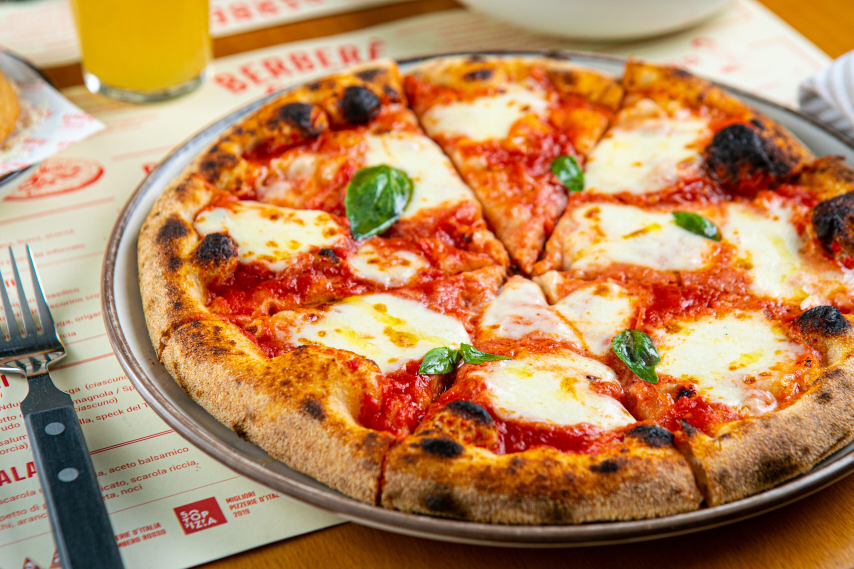
#> input picture matplotlib/Pizza.jpg, 2560 x 1707 px (shown at 1/3 size)
$ jupyter execute pyplot.ipynb
#> lines starting #> are read from the running program, lines starting #| are printed output that depends on the picture
[cell 1]
from matplotlib import pyplot as plt
import matplotlib.image as img
import numpy as np
import cv2

Here’s a list of the basic things you can do with **Matplotlib** in Python:

### 1. **Basic Plotting**
   - **Line Plot**: `plt.plot()`
   - **Scatter Plot**: `plt.scatter()`
   - **Bar Plot**: `plt.bar()`
   - **Horizontal Bar Plot**: `plt.barh()`
   - **Histogram**: `plt.hist()`
   - **Pie Chart**: `plt.pie()`

### 2. **Customizing Plots**
   - **Setting Titles**: `plt.title()`
   - **X and Y Axis Labels**: `plt.xlabel()`, `plt.ylabel()`
   - **Gridlines**: `plt.grid()`
   - **Legends**: `plt.legend()`
   - **Axis Limits**: `plt.xlim()`, `plt.ylim()`

### 3. **Formatting the Plot**
   - **Line Styles**: Change line types, e.g., `plt.plot(x, y, linestyle='--')` for dashed lines
   - **Marker Styles**: Use markers like circles, squares, e.g., `plt.plot(x, y, marker='o')`
   - **Colors**: Customize line and marker colors, e.g., `plt.plot(x, y, color='red')`
   - **Line Width**: Adjust line thickness, e.g., `plt.plot(x, y, linewidth=2)`
   - **Figure Size**: Set custom size, e.g., `plt.figure(figsize=(10, 5))`

### 4. **Subplots**
   - **Creating Multiple Subplots**: `plt.subplot(rows, cols, index)`
   - **Subplots with Grid**: `plt.subplots()` to create a grid of plots
   - **Adjusting Layout**: `plt.tight_layout()` to adjust subplot spacing

### 5. **Working with Data**
   - **Plotting Lists or Arrays**: Use lists or NumPy arrays for data in `plt.plot()`
   - **Handling Pandas DataFrames**: Directly plot Pandas DataFrame columns, e.g., `df.plot()`
   - **Error Bars**: Add error bars using `plt.errorbar()`

### 6. **Displaying and Saving Plots**
   - **Displaying Plot**: `plt.show()`
   - **Saving Plot as Image**: `plt.savefig('filename.png')`

### 7. **Advanced Plot Types**
   - **Stacked Bar Plot**: `plt.bar()` with stacked data
   - **Box Plot**: `plt.boxplot()`
   - **Violin Plot**: `plt.violinplot()`
   - **Heatmap**: `plt.imshow()` for displaying heatmaps
   - **Contour Plot**: `plt.contour()`, `plt.contourf()` for filled contour plots

### 8. **Customizing Axes**
   - **Logarithmic Scale**: `plt.xscale('log')`, `plt.yscale('log')`
   - **Ticks**: Custom tick marks with `plt.xticks()`, `plt.yticks()`
   - **Twin Axes**: `plt.twinx()` for two Y axes in the same plot

### 9. **3D Plotting (with `mpl_toolkits.mplot3d`)**
   - **3D Line Plot**: `ax.plot()`
   - **3D Scatter Plot**: `ax.scatter()`
   - **3D Surface Plot**: `ax.plot_surface()`

### 10. **Annotations and Text**
   - **Annotating Points**: `plt.annotate()`
   - **Adding Text**: `plt.text()` to add text at specific coordinates

### 11. **Working with Time Series Data**
   - **Plotting Time Series**: Matplotlib can plot datetime objects using `plt.plot_date()`

### 12. **Interactive Plots**
   - **Interactive Mode**: `plt.ion()` to make plots interactive
   - **Zoom and Pan**: Allows for zooming and panning in interactive mode

### 13. **Plotting Math Functions**
   - **LaTeX-style Text**: Use `r'$...$'` to render LaTeX-like mathematical expressions
   - **Plotting Functions**: Directly plot functions using `plt.plot()`

### 14. **Colormaps**
   - **Applying Colormaps**: `plt.imshow()` or `plt.scatter()` with colormap options, e.g., `cmap='viridis'`

### 15. **Annotations**
   - **Annotating Text**: `plt.text()` to add text annotations
   - **Point Annotations**: Use `plt.annotate()` to label specific points on a plot

These are the basic things you can do with **Matplotlib** to create and customize visualizations in Python.

[cell 2]
x=np.array([1,4,7,8,9])
y=np.array([5,3,8,9,2])

# We can also set title
plt.title("Bar chart")

# We can add labels
plt.xlabel("Hello")
plt.ylabel("World")
plt.plot(x,y, linestyle="--")
plt.show()
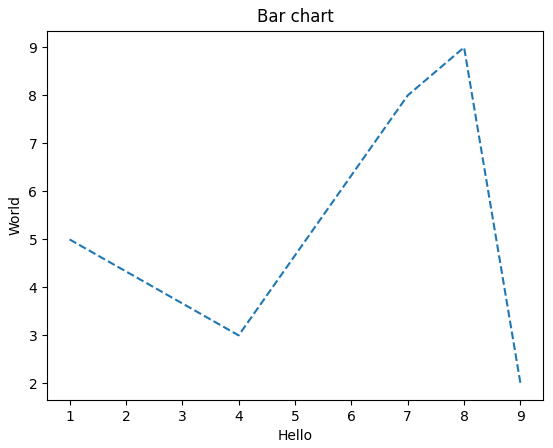
#> figure drawn by matplotlib, 1 panel

[cell 3]
image=cv2.imread('./Pizza.jpg')
#> image is the input picture: shape (1707, 2560, 3); mean B, G, R 93, 136.7, 184.6
image2=cv2.resize(image, (800, 400))
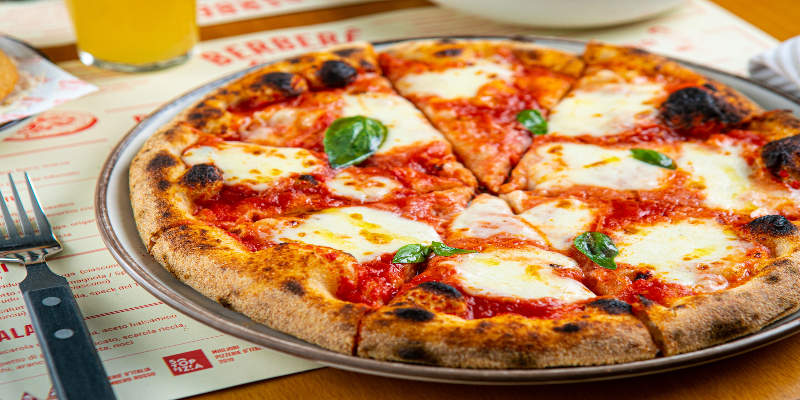
#> image2: shape (400, 800, 3); mean B, G, R 92.8, 136.5, 184.5
cv2.imshow('Image', image2)
cv2.waitKey(0)
cv2.destroyAllWindows()

[cell 4]
img1=img.imread('./Pizza.jpg')
plt.imshow(img1)

[cell 5]
print(img1.shape)
#| (1707, 2560, 3)

Shape of image is represented in (Height, width, mode) in this format, for colored image mode value is from 0 to 2 and for black and white image mode value is 0 and 1 only. In the output image, only the mode of the image is modified.

[cell 6]
modifiedImage=img1[:, :, 2]
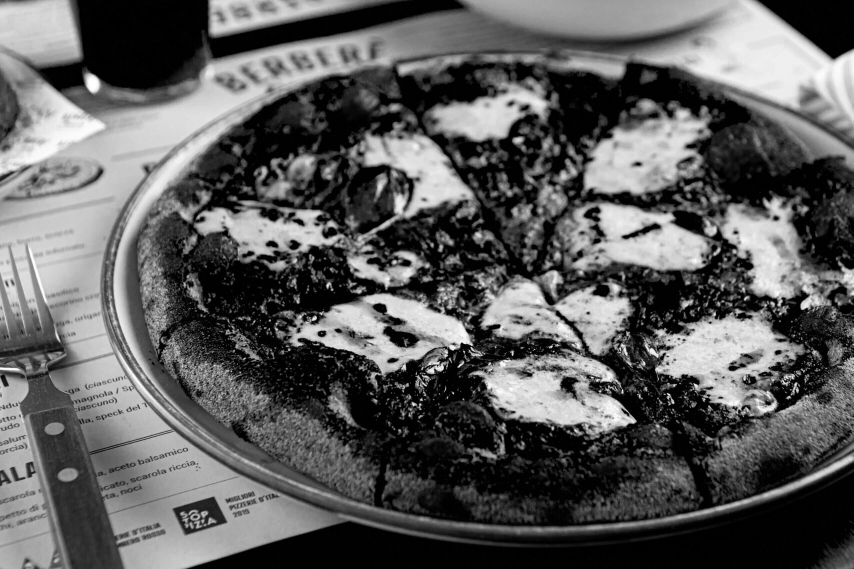
#> modifiedImage: shape (1707, 2560) (shown at 1/3 size); min 0, max 255, mean 93

plt.imshow(modifiedImage)

[cell 7]
#Modify the shape of the image
modifiedImage=img1[0:1600, 1000:2000, 1]
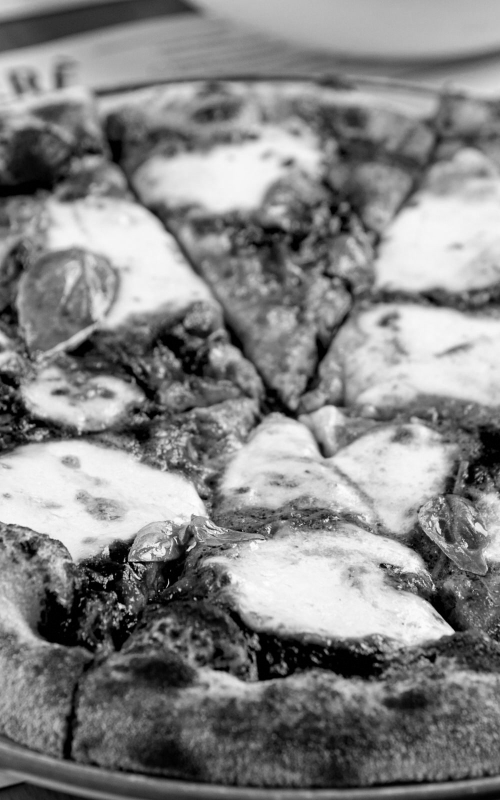
#> modifiedImage: shape (1600, 1000) (shown at 1/2 size); min 0, max 255, mean 133.7

plt.imshow(modifiedImage)
